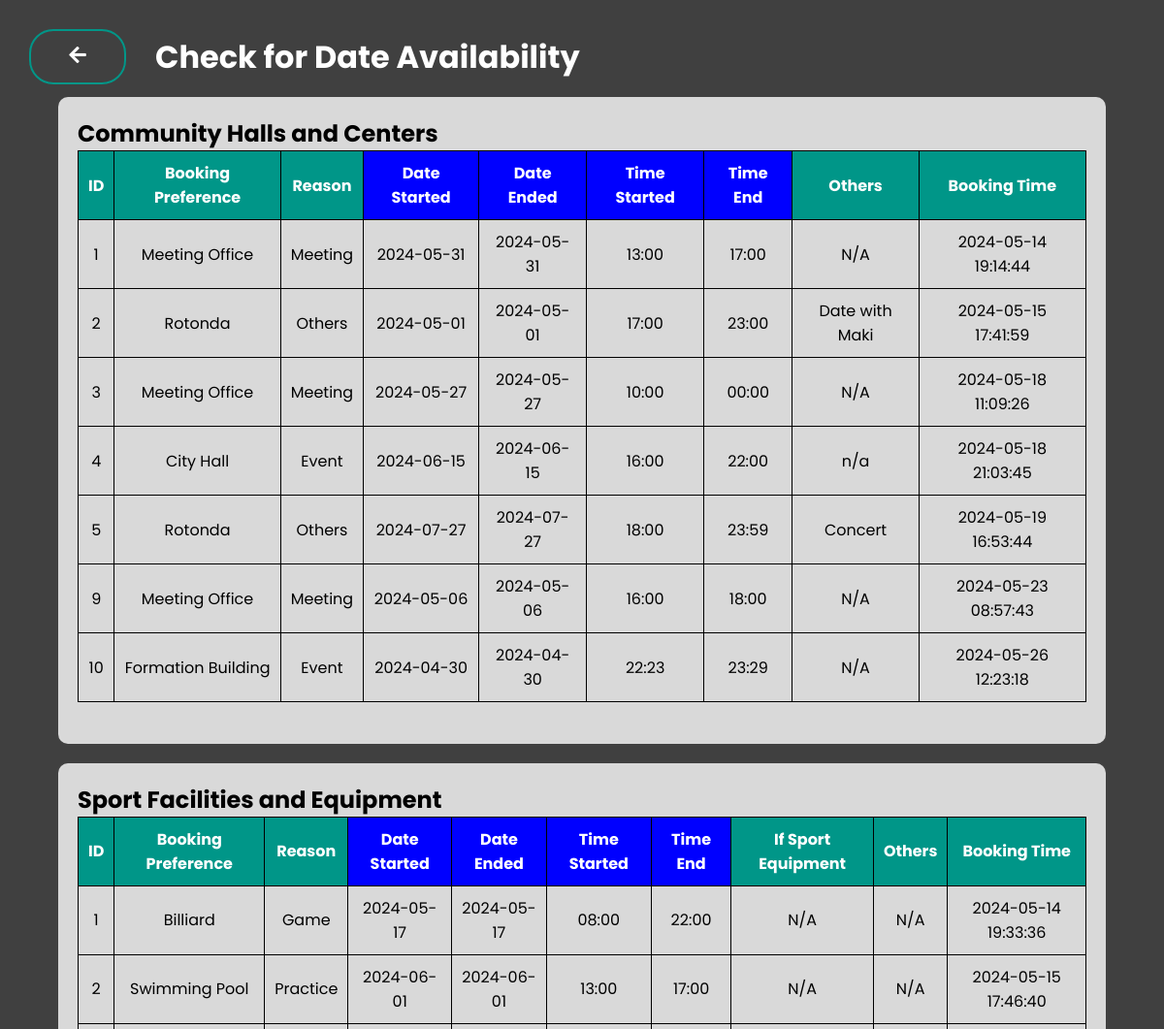
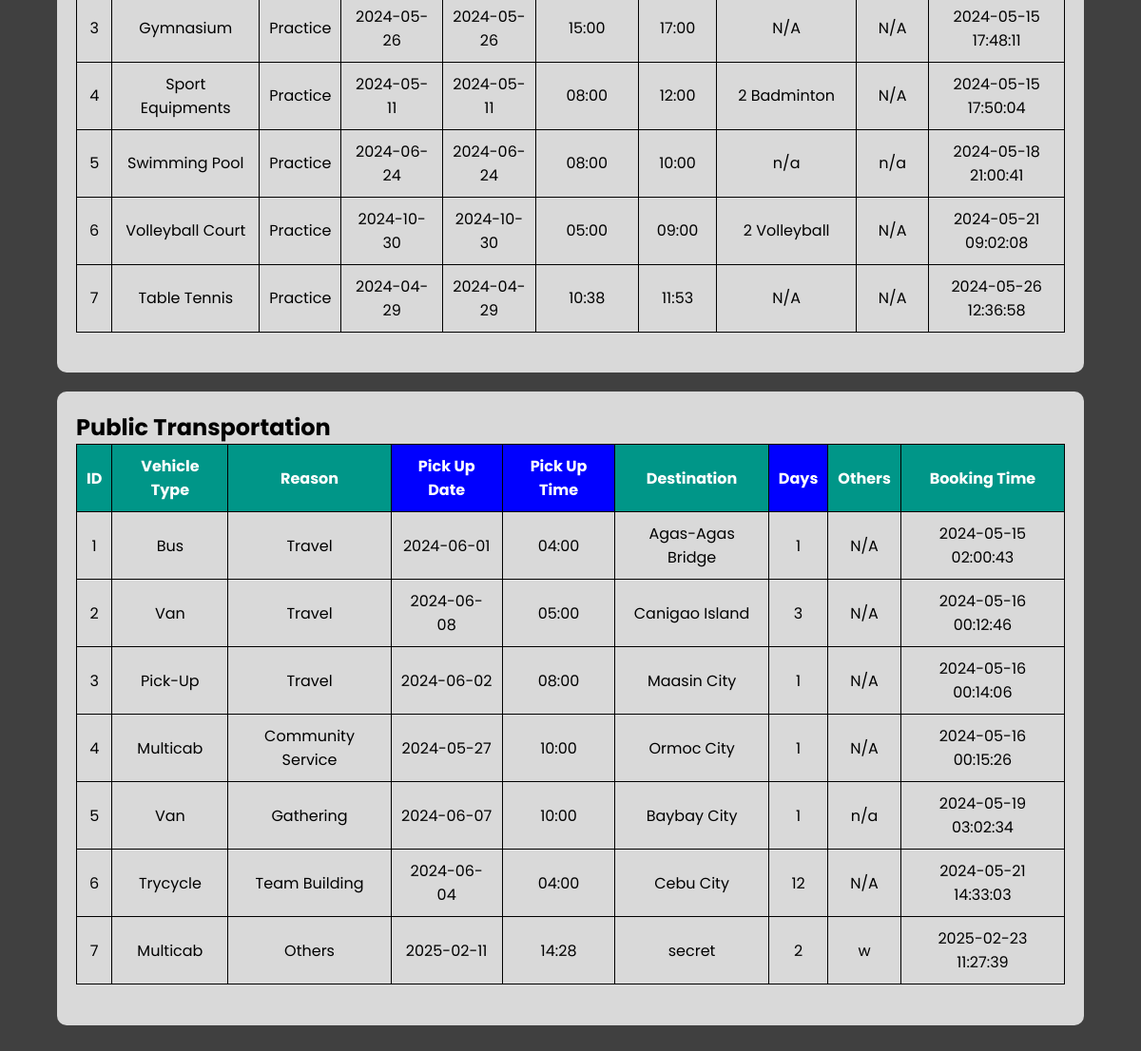
Page /Php_Codes/checkAvailability.php on the committed database (2 pictures, top to bottom).
### tables this page shows
CREATE TABLE `bookingform1` (
  `id` int(100) NOT NULL,
  `fullname` varchar(200) NOT NULL,
  `email` varchar(200) NOT NULL,
  `full_address` varchar(200) NOT NULL,
  `contact_number` bigint(50) NOT NULL,
  `bookingpreference` varchar(100) NOT NULL,
  `reason` varchar(200) NOT NULL,
  `event_date_start` varchar(100) NOT NULL,
  `event_date_end` varchar(100) NOT NULL,
  `event_time_start` varchar(100) NOT NULL,
  `event_time_end` varchar(100) NOT NULL,
  `others` varchar(200) NOT NULL,
  `bookingtime` datetime NOT NULL
);

CREATE TABLE `bookingform2` (
  `id` int(11) NOT NULL,
  `fullname` varchar(200) NOT NULL,
  `email` varchar(200) NOT NULL,
  `full_address` varchar(200) NOT NULL,
  `contact_number` bigint(50) NOT NULL,
  `bookingpreference` varchar(100) NOT NULL,
  `reason` varchar(100) NOT NULL,
  `book_date_start` varchar(200) NOT NULL,
  `book_date_end` varchar(200) NOT NULL,
  `book_time_start` varchar(200) NOT NULL,
  `book_time_end` varchar(200) NOT NULL,
  `sport_equipment` varchar(200) NOT NULL,
  `others` varchar(200) NOT NULL,
  `bookingtime` datetime NOT NULL
);

CREATE TABLE `bookingform3` (
  `id` int(11) NOT NULL,
  `fullname` varchar(200) NOT NULL,
  `email` varchar(200) NOT NULL,
  `full_address` varchar(200) NOT NULL,
  `contact_number` bigint(50) NOT NULL,
  `vehicle_type` varchar(100) NOT NULL,
  `reason` varchar(200) NOT NULL,
  `pick_up_date` varchar(100) NOT NULL,
  `pick_up_time` varchar(100) NOT NULL,
  `destination` varchar(200) NOT NULL,
  `days_use` varchar(500) NOT NULL,
  `others` varchar(200) NOT NULL,
  `bookingtime` datetime NOT NULL
);

### Php_Codes/checkAvailability.php (the view, shortened to what this page needs)
<!DOCTYPE html>
<html lang="en">
<head>
    <link rel="stylesheet" href="https://cdnjs.cloudflare.com/ajax/libs/font-awesome/5.15.4/css/all.min.css">
    <link href="https://unpkg.com/boxicons@2.1.4/css/boxicons.min.css" rel="stylesheet" />
</head>
<body>
<h1 style="padding: 40px;"><p>Check for Date Availability</p></h1>
<div>
    <button type="button" id="back"><span id="backspan"></span><a href="../Html_Codes/BookingPage.html"><i class="fas fa-arrow-left"></i></a></button>
</div>
<div class="table-container" id="table1">
    <h2>Community Halls and Centers</h2>
    <table id="userTable1">
        <tr>
            <th>ID</th>
            <th>Booking Preference</th>
            <th>Reason</th>
            <th class="blue-column">Date Started</th>
            <th class="blue-column">Date Ended</th>
            <th class="blue-column">Time Started</th>
            <th class="blue-column">Time End</th>
            <th>Others</th>
            <th>Booking Time</th>
        </tr>
        <?php
        $conn = mysqli_connect("localhost", "root", "", "user_info");
        $sql = "SELECT id, bookingpreference, reason, event_date_start, event_date_end, event_time_start, event_time_end, others, bookingtime FROM bookingform1 ORDER BY id";
        $result = $conn->query($sql);
        if ($result->num_rows > 0) {
            while ($row = $result->fetch_assoc()) {
                echo "<tr><td>" . $row["id"] .
                    "</td><td>" . $row["bookingpreference"] .
                    "</td><td>" . $row["reason"] .
                    "</td><td>" . $row["event_date_start"] .
                    "</td><td>" . $row["event_date_end"] .
                    "</td><td>" . $row["event_time_start"] .
                    "</td><td>" . $row["event_time_end"] .
                    "</td><td>" . $row["others"] .
                    "</td><td>" . $row["bookingtime"] . "</td></tr>";
            }
            echo "</table>";
        } else {
            echo "0 result";
        }
        ?>
</div>
<div class="table-container" id="table2">
    <h2>Sport Facilities and Equipment</h2>
    <table id="userTable2">
        <tr>
            <th>ID</th>
            <th>Booking Preference</th>
            <th>Reason</th>
            <th class="blue-column">Date Started</th>
            <th class="blue-column">Date Ended</th>
            <th class="blue-column">Time Started</th>
            <th class="blue-column">Time End</th>
            <th>If Sport Equipment</th>
            <th>Others</th>
            <th>Booking Time</th>
        </tr>
        <?php
        $conn = mysqli_connect("localhost", "root", "", "user_info");
        $sql = "SELECT id, bookingpreference, reason, book_date_start, book_date_end, book_time_start, book_time_end, sport_equipment, others, bookingtime FROM bookingform2";
        $result = $conn->query($sql);
        if ($result->num_rows > 0) {
            while ($row = $result->fetch_assoc()) {
                echo "<tr><td>" . $row["id"] .
                    "</td><td>" . $row["bookingpreference"] .
                    "</td><td>" . $row["reason"] .
                    "</td><td>" . $row["book_date_start"] .
                    "</td><td>" . $row["book_date_end"] .
                    "</td><td>" . $row["book_time_start"] .
                    "</td><td>" . $row["book_time_end"] .
                    "</td><td>" . $row["sport_equipment"] .
                    "</td><td>" . $row["others"] .
                    "</td><td>" . $row["bookingtime"] . "</td></tr>";
            }
            echo "</table>";
        } else {
            echo "0 result";
        }
        ?>
</div>
<div class="table-container" id="table3">
    <h2>Public Transportation</h2>
    <table id="userTable3">
        <tr>
            <th>ID</th>
            <th>Vehicle Type</th>
            <th>Reason</th>
            <th class="blue-column">Pick Up Date</th>
            <th class="blue-column">Pick Up Time</th>
            <th>Destination</th>
            <th class="blue-column">Days</th>
            <th>Others</th>
            <th>Booking Time</th>
        </tr>
        <?php
        $conn = mysqli_connect("localhost","root","","user_info");
        $sql = "SELECT id, vehicle_type, reason, pick_up_date, pick_up_time, destination, days_use, others, bookingtime from bookingform3";
        $result = $conn->query($sql);
        if($result->num_rows>0) {
            while($row = $result->fetch_assoc()) {
                echo"</tr><td>".$row["id"].
                "</td><td>".$row["vehicle_type"].
                "</td><td>".$row["reason"].
                "</td><td>".$row["pick_up_date"].
                "</td><td>".$row["pick_up_time"].
                "</td><td>".$row["destination"].
                "</td><td>".$row["days_use"].
                "</td><td>".$row["others"].
                "</td><td>".$row["bookingtime"];
            }
            echo"</table>";
        }
        else{
            echo"0 result";
        }
        ?>
</div>
</body>
</html>

### Php_Codes/checkAvailability.php (style rules this page uses)
* { padding: 0; margin: 0; box-sizing: border-box; font-family: "Poppins", sans-serif; }
body { width: 100%; height: 250vh; background-image: linear-gradient(rgba(0,0,0,0.75),rgba(0,0,0,0.75)), url("https://assets-global.website-files.com/6009ec8cda7f305645c9d91b/60107f9c58f4bb476b10caa8_6002086f72b72769e701e207_online-booking-system.jpeg"); background-size:cover; background-position: center; color: white; }
h1 { position: relative; top: 20px; }
h1 p { position: absolute; top: 15px; left: 160px; }
.table-container { padding-top: 10px; width: 90%; margin: 20px auto; height: calc(250vh / 3); overflow-y: auto; background: rgba(255, 255, 255, 0.8); padding: 20px; border-radius: 10px; color: black; }
table { width: 100%; border-collapse: collapse; }
th, td { padding: 10px; border: 1px solid black; text-align: center; }
th { background-color: #009688; color: white; }
.blue-column { background-color: blue; color: white; }
#back { width:100px; padding: 15px 0; text-align:center; margin:20 px 10 px; border-radius:25px; font-weight:bold; border: 2px solid #009688; background: transparent; color:#fff; cursor: pointer; overflow: hidden; position: absolute; left: 30px; top: 30px; }
#back i { color: #fff; font-size: 20px; }

### rows in the picture
bookingform1: id "1", bookingpreference "Meeting Office", reason "Meeting", event_date_start "2024-05-31", event_date_end "2024-05-31", event_time_start "13:00", event_time_end "17:00", others "N/A", bookingtime "2024-05-14 19:14:44"
bookingform1: id "2", bookingpreference "Rotonda", reason "Others", event_date_start "2024-05-01", event_date_end "2024-05-01", event_time_start "17:00", event_time_end "23:00", others "Date with Maki", bookingtime "2024-05-15 17:41:59"
bookingform1: id "3", bookingpreference "Meeting Office", reason "Meeting", event_date_start "2024-05-27", event_date_end "2024-05-27", event_time_start "10:00", event_time_end "00:00", others "N/A", bookingtime "2024-05-18 11:09:26"
bookingform1: id "4", bookingpreference "City Hall", reason "Event", event_date_start "2024-06-15", event_date_end "2024-06-15", event_time_start "16:00", event_time_end "22:00", others "n/a", bookingtime "2024-05-18 21:03:45"
bookingform1: id "5", bookingpreference "Rotonda", reason "Others", event_date_start "2024-07-27", event_date_end "2024-07-27", event_time_start "18:00", event_time_end "23:59", others "Concert", bookingtime "2024-05-19 16:53:44"
bookingform1: id "9", bookingpreference "Meeting Office", reason "Meeting", event_date_start "2024-05-06", event_date_end "2024-05-06", event_time_start "16:00", event_time_end "18:00", others "N/A", bookingtime "2024-05-23 08:57:43"
bookingform1: id "10", bookingpreference "Formation Building", reason "Event", event_date_start "2024-04-30", event_date_end "2024-04-30", event_time_start "22:23", event_time_end "23:29", others "N/A", bookingtime "2024-05-26 12:23:18"
bookingform2: id "1", bookingpreference "Billiard", reason "Game", book_date_start "2024-05-17", book_date_end "2024-05-17", book_time_start "08:00", book_time_end "22:00", sport_equipment "N/A", others "N/A", bookingtime "2024-05-14 19:33:36"
bookingform2: id "2", bookingpreference "Swimming Pool", reason "Practice", book_date_start "2024-06-01", book_date_end "2024-06-01", book_time_start "13:00", book_time_end "17:00", sport_equipment "N/A", others "N/A", bookingtime "2024-05-15 17:46:40"
bookingform2: id "3", bookingpreference "Gymnasium", reason "Practice", book_date_start "2024-05-26", book_date_end "2024-05-26", book_time_start "15:00", book_time_end "17:00", sport_equipment "N/A", others "N/A", bookingtime "2024-05-15 17:48:11"
bookingform2: id "4", bookingpreference "Sport Equipments", reason "Practice", book_date_start "2024-05-11", book_date_end "2024-05-11", book_time_start "08:00", book_time_end "12:00", sport_equipment "2 Badminton", others "N/A", bookingtime "2024-05-15 17:50:04"
bookingform2: id "5", bookingpreference "Swimming Pool", reason "Practice", book_date_start "2024-06-24", book_date_end "2024-06-24", book_time_start "08:00", book_time_end "10:00", sport_equipment "n/a", others "n/a", bookingtime "2024-05-18 21:00:41"
bookingform2: id "6", bookingpreference "Volleyball Court", reason "Practice", book_date_start "2024-10-30", book_date_end "2024-10-30", book_time_start "05:00", book_time_end "09:00", sport_equipment "2 Volleyball", others "N/A", bookingtime "2024-05-21 09:02:08"
bookingform2: id "7", bookingpreference "Table Tennis", reason "Practice", book_date_start "2024-04-29", book_date_end "2024-04-29", book_time_start "10:38", book_time_end "11:53", sport_equipment "N/A", others "N/A", bookingtime "2024-05-26 12:36:58"
bookingform3: id "1", vehicle_type "Bus", reason "Travel", pick_up_date "2024-06-01", pick_up_time "04:00", destination "Agas-Agas Bridge", days_use "1", others "N/A", bookingtime "2024-05-15 02:00:43"
bookingform3: id "2", vehicle_type "Van", reason "Travel", pick_up_date "2024-06-08", pick_up_time "05:00", destination "Canigao Island", days_use "3", others "N/A", bookingtime "2024-05-16 00:12:46"
bookingform3: id "3", vehicle_type "Pick-Up", reason "Travel", pick_up_date "2024-06-02", pick_up_time "08:00", destination "Maasin City", days_use "1", others "N/A", bookingtime "2024-05-16 00:14:06"
bookingform3: id "4", vehicle_type "Multicab", reason "Community Service", pick_up_date "2024-05-27", pick_up_time "10:00", destination "Ormoc City", days_use "1", others "N/A", bookingtime "2024-05-16 00:15:26"
bookingform3: id "5", vehicle_type "Van", reason "Gathering", pick_up_date "2024-06-07", pick_up_time "10:00", destination "Baybay City", days_use "1", others "n/a", bookingtime "2024-05-19 03:02:34"
bookingform3: id "6", vehicle_type "Trycycle", reason "Team Building", pick_up_date "2024-06-04", pick_up_time "04:00", destination "Cebu City", days_use "12", others "N/A", bookingtime "2024-05-21 14:33:03"
bookingform3: id "7", vehicle_type "Multicab", reason "Others", pick_up_date "2025-02-11", pick_up_time "14:28", destination "secret", days_use "2", others "w", bookingtime "2025-02-23 11:27:39"
